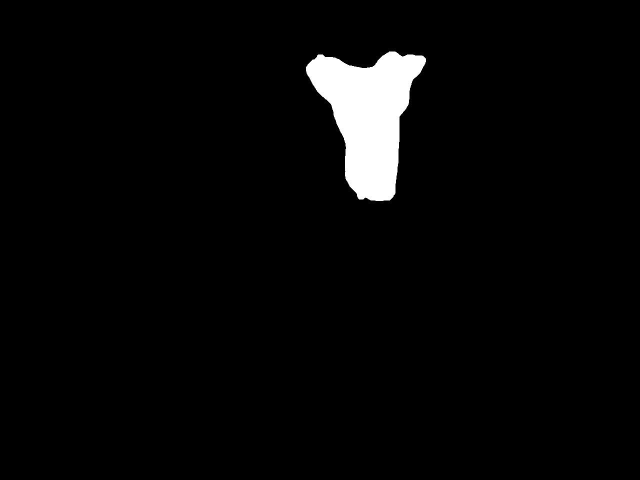
#> input picture sample_data/mask/a0.jpg, 1280 x 960 px, found by its file name (shown at 1/2 size)
$ jupyter execute preprocess.ipynb   (shell and % lines are left out)
#> lines starting #> are read from the running program, lines starting #| are printed output that depends on the picture; pictures that were not available may be replaced by others from this repository, and a replacement may not be noted
[cell 1]
%cd drive/MyDrive/DAT/Vingroup/CV/cycle_gan

[cell 2]
import os
import cv2
import numpy as np

[cell 3]
from google.colab.patches import cv2_imshow

[cell 4]
img = cv2.imread('datasets/wli2lci/trainA/a0.jpg')
#> img is the input picture: shape (960, 1280, 3); min 0, max 255, mean 8.2

[cell 5]
img.shape
#> Out = (960, 1280, 3)

[cell 6]
cv2_imshow(img[130:830, 140:1140])
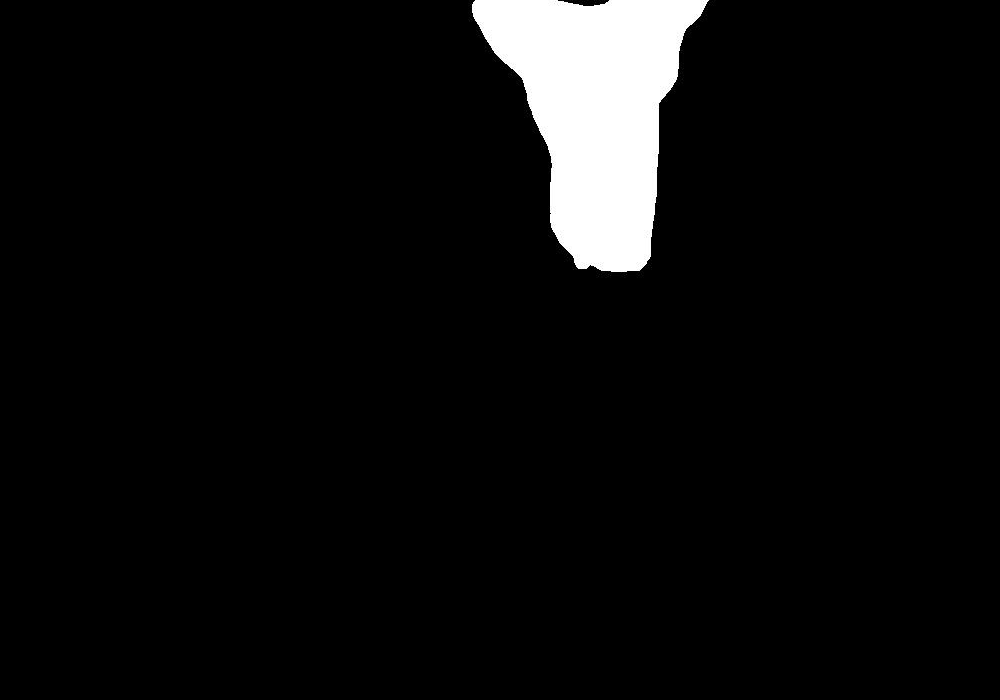
#> shown: shape (700, 1000, 3); min 0, max 255, mean 13.3

[cell 7]
if not os.path.exists('datasets/wli2lci_crop/trainA'):
    os.makedirs('datasets/wli2lci_crop/trainA')
if not os.path.exists('datasets/wli2lci_crop/trainB'):
    os.makedirs('datasets/wli2lci_crop/trainB')
for img_name in os.listdir('datasets/wli2lci/trainA'):
    img = cv2.imread('datasets/wli2lci/trainA/' + img_name)
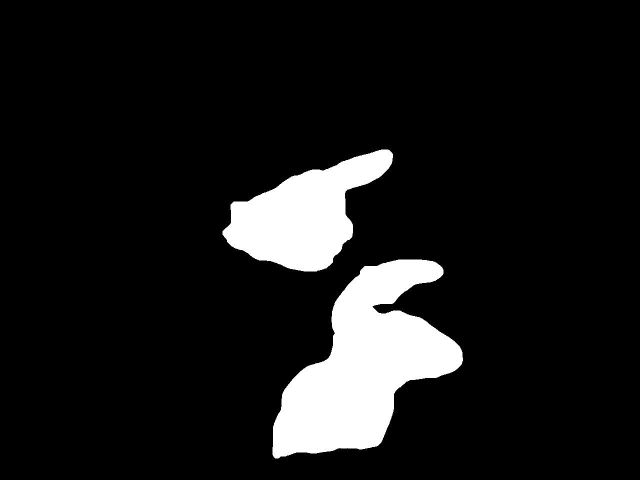
#> input picture sample_data/mask/a1.jpg, 1280 x 960 px, found by its file name (shown at 1/2 size)
#> img is the input picture: shape (960, 1280, 3); min 0, max 255, mean 25.2
    cv2.imwrite('datasets/wli2lci_crop/trainA/' + img_name, img[130:830, 140:1140])
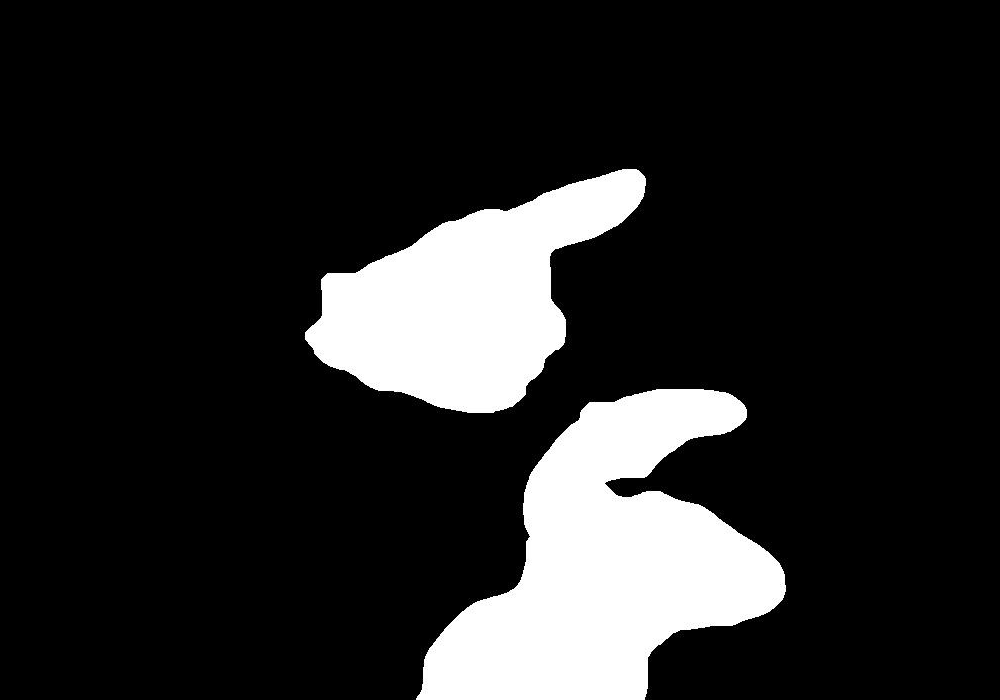
#> saved as a1.jpg: shape (700, 1000, 3); min 0, max 255, mean 38.3
#> pass 2 of the loop `for img_name in os.listdir('datasets/wli2lci/trainA'):`:
for img_name in os.listdir('datasets/wli2lci/trainB'):
    img = cv2.imread('datasets/wli2lci/trainB/' + img_name)
    cv2.imwrite('datasets/wli2lci_crop/trainB/' + img_name, img[130:830, 140:1140])
#> pass 2 of the loop `for img_name in os.listdir('datasets/wli2lci/trainB'):`:
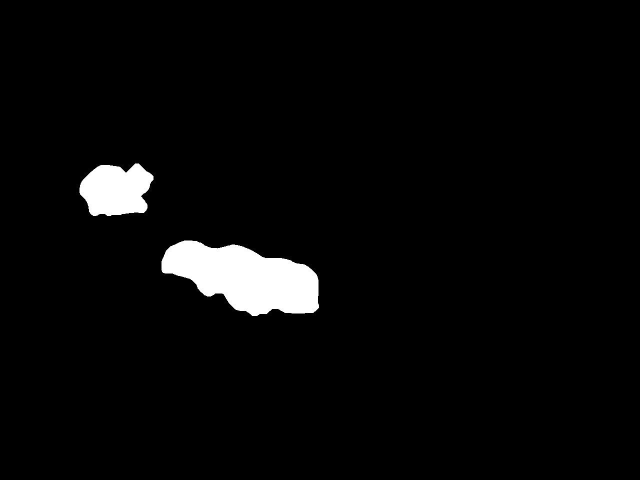
#> input picture sample_data/mask/a2.jpg, 1280 x 960 px, given in place of datasets, which was not available (shown at 1/2 size)
#> img is the input picture: shape (960, 1280, 3); min 0, max 255, mean 8.7
#> `cv2.imwrite('datasets/wli2lci_crop/trainB/' + img_name, img[130:830, 1..`:
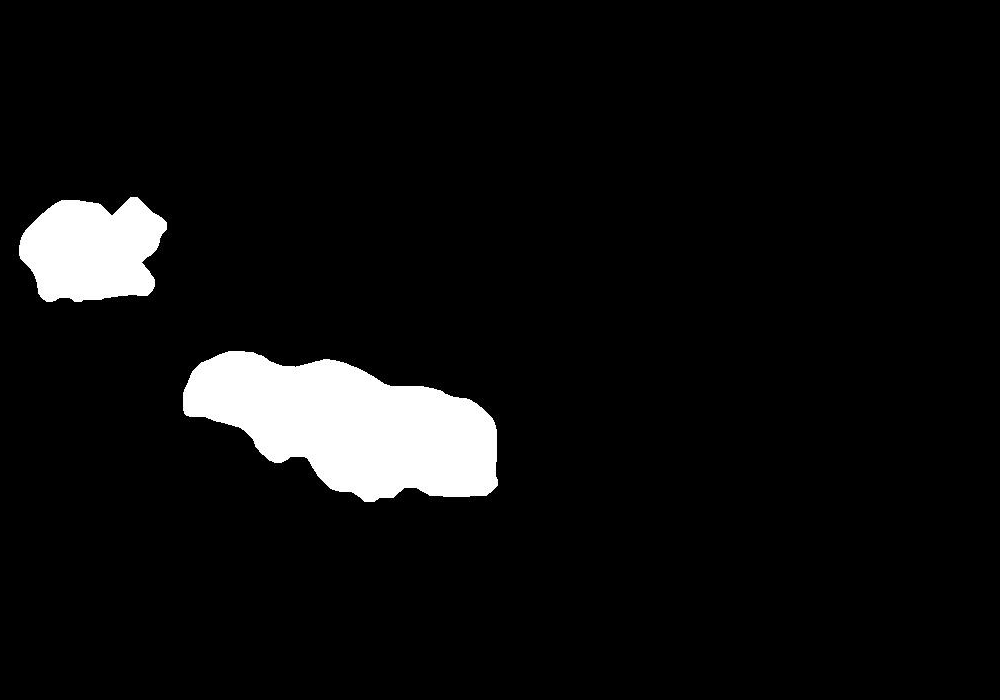
#> saved as datasets: shape (700, 1000, 3); min 0, max 255, mean 15.3
